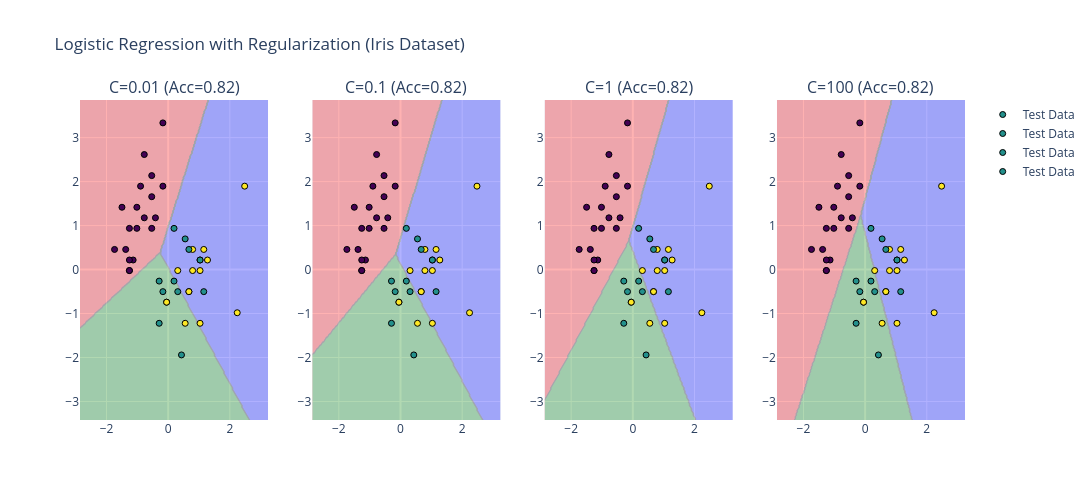

Source (notebook cell):
### Code cell
import plotly.express as px
import plotly.graph_objects as go
import numpy as np
import pandas as pd
from sklearn.datasets import load_iris
from sklearn.linear_model import LogisticRegression
from sklearn.preprocessing import StandardScaler
from sklearn.model_selection import train_test_split
from sklearn.metrics import accuracy_score
from plotly.subplots import make_subplots

# Load dataset
iris = load_iris()
X = iris.data[:, :2]  # Take only sepal length & width (2D for easy plotting)
y = iris.target

# Train-test split
X_train, X_test, y_train, y_test = train_test_split(X, y, test_size=0.3, random_state=42)

# Standardize features
scaler = StandardScaler()
X_train = scaler.fit_transform(X_train)
X_test = scaler.transform(X_test)

# Different regularization strengths (C is inverse of λ, smaller C = stronger regularization)
C_values = [0.01, 0.1, 1, 100]

results = []
xx, yy = np.meshgrid(np.linspace(X_train[:,0].min()-1, X_train[:,0].max()+1, 200),
                     np.linspace(X_train[:,1].min()-1, X_train[:,1].max()+1, 200))

# Train models with different C values
for C in C_values:
    clf = LogisticRegression(C=C, solver="lbfgs", multi_class="multinomial", max_iter=200)
    clf.fit(X_train, y_train)
    y_pred = clf.predict(X_test)
    acc = accuracy_score(y_test, y_pred)

    # Predict decision boundary
    Z = clf.predict(np.c_[xx.ravel(), yy.ravel()])
    Z = Z.reshape(xx.shape)

    results.append({
        "C": C,
        "accuracy": acc,
        "clf": clf,
        "xx": xx,
        "yy": yy,
        "Z": Z
    })

# Plot decision boundaries with Plotly
fig = make_subplots(rows=1, cols=len(C_values),
                    subplot_titles=[f"C={r['C']} (Acc={r['accuracy']:.2f})" for r in results])

colors = ['red', 'green', 'blue']
for i, res in enumerate(results):
    fig.add_trace(
        go.Contour(
            x=res["xx"][0],
            y=res["yy"][:,0],
            z=res["Z"],
            showscale=False,
            colorscale=[[0, colors[0]], [0.33, colors[0]], [0.34, colors[1]], [0.66, colors[1]], [0.67, colors[2]], [1, colors[2]]],
            opacity=0.3
        ),
        row=1, col=i+1
    )

    fig.add_trace(
        go.Scatter(
            x=X_test[:,0], y=X_test[:,1],
            mode='markers',
            marker=dict(color=y_test, colorscale='Viridis', line=dict(width=1, color="black")),
            name=f"Test Data"
        ),
        row=1, col=i+1
    )

fig.update_layout(title="Logistic Regression with Regularization (Iris Dataset)", height=500, width=1200)
fig.show()

### Figure 1 — Plotly figure (JSON) as saved in the notebook; plotly's stock layout.template omitted (floating-point values rounded to 4 significant figures; data arrays with more than 128 entries replaced by an {"elided": "..."} marker saying what was removed)
{"data": [{"colorscale": [[0, "red"], [0.33, "red"], [0.34, "green"], [0.66, "green"], [0.67, "blue"], [1, "blue"]], "opacity": 0.3, "showscale": false, "type": "contour", "x": {"elided": "200 float values"}, "xaxis": "x", "y": {"elided": "200 float values"}, "yaxis": "y", "z": {"elided": "200x200 int values"}}, {"marker": {"color": [1, 0, 2, 1, 1, 0, 1, 2, 1, 1, 2, 0, 0, 0, 0, 1, 2, 1, 1, 2, 0, 2, 0, 2, 2, 2, 2, 2, 0, 0, 0, 0, 1, 0, 0, 2, 1, 0, 0, 0, 2, 1, 1, 0, 0], "colorscale": [[0, "#440154"], [0.1111, "#482878"], [0.2222, "#3e4989"], [0.3333, "#31688e"], [0.4444, "#26828e"], [0.5556, "#1f9e89"], [0.6667, "#35b779"], [0.7778, "#6ece58"], [0.8889, "#b5de2b"], [1, "#fde725"]], "line": {"color": "black", "width": 1}}, "mode": "markers", "name": "Test Data", "type": "scatter", "x": [0.3101, -0.1723, 2.239, 0.1895, 1.154, -0.534, -0.2928, 1.275, 0.4306, -0.05168, 0.7924, -1.257, -0.4134, -1.137, -0.8957, 0.5512, 0.7924, -0.2928, -0.1723, 0.6718, -1.378, 0.3101, -1.016, 0.6718, 2.48, 1.034, 1.034, 1.154, -1.257, -1.257, -1.499, -0.1723, 1.034, -1.257, -1.74, 0.5512, 0.6718, -0.7752, -1.016, -0.7752, -0.05168, 0.1895, 1.034, -0.534, -0.534], "xaxis": "x", "y": [-0.5026, 1.896, -0.9823, -0.2627, -0.5026, 0.9366, -0.2627, 0.217, -1.942, -0.7424, 0.4569, -0.02284, 1.176, 0.217, 1.896, 0.6967, -0.02284, -1.222, -0.5026, -0.5026, 0.4569, -0.02284, 0.9366, -0.5026, 1.896, -0.02284, -1.222, 0.4569, -0.02284, 0.217, 1.416, 3.335, 0.217, 0.9366, 0.4569, -1.222, 0.4569, 1.176, 1.416, 2.616, -0.7424, 0.9366, 0.217, 2.136, 1.656], "yaxis": "y"}, {"colorscale": [[0, "red"], [0.33, "red"], [0.34, "green"], [0.66, "green"], [0.67, "blue"], [1, "blue"]], "opacity": 0.3, "showscale": false, "type": "contour", "x": {"elided": "200 float values"}, "xaxis": "x2", "y": {"elided": "200 float values"}, "yaxis": "y2", "z": {"elided": "200x200 int values"}}, {"marker": {"color": [1, 0, 2, 1, 1, 0, 1, 2, 1, 1, 2, 0, 0, 0, 0, 1, 2, 1, 1, 2, 0, 2, 0, 2, 2, 2, 2, 2, 0, 0, 0, 0, 1, 0, 0, 2, 1, 0, 0, 0, 2, 1, 1, 0, 0], "colorscale": [[0, "#440154"], [0.1111, "#482878"], [0.2222, "#3e4989"], [0.3333, "#31688e"], [0.4444, "#26828e"], [0.5556, "#1f9e89"], [0.6667, "#35b779"], [0.7778, "#6ece58"], [0.8889, "#b5de2b"], [1, "#fde725"]], "line": {"color": "black", "width": 1}}, "mode": "markers", "name": "Test Data", "type": "scatter", "x": [0.3101, -0.1723, 2.239, 0.1895, 1.154, -0.534, -0.2928, 1.275, 0.4306, -0.05168, 0.7924, -1.257, -0.4134, -1.137, -0.8957, 0.5512, 0.7924, -0.2928, -0.1723, 0.6718, -1.378, 0.3101, -1.016, 0.6718, 2.48, 1.034, 1.034, 1.154, -1.257, -1.257, -1.499, -0.1723, 1.034, -1.257, -1.74, 0.5512, 0.6718, -0.7752, -1.016, -0.7752, -0.05168, 0.1895, 1.034, -0.534, -0.534], "xaxis": "x2", "y": [-0.5026, 1.896, -0.9823, -0.2627, -0.5026, 0.9366, -0.2627, 0.217, -1.942, -0.7424, 0.4569, -0.02284, 1.176, 0.217, 1.896, 0.6967, -0.02284, -1.222, -0.5026, -0.5026, 0.4569, -0.02284, 0.9366, -0.5026, 1.896, -0.02284, -1.222, 0.4569, -0.02284, 0.217, 1.416, 3.335, 0.217, 0.9366, 0.4569, -1.222, 0.4569, 1.176, 1.416, 2.616, -0.7424, 0.9366, 0.217, 2.136, 1.656], "yaxis": "y2"}, {"colorscale": [[0, "red"], [0.33, "red"], [0.34, "green"], [0.66, "green"], [0.67, "blue"], [1, "blue"]], "opacity": 0.3, "showscale": false, "type": "contour", "x": {"elided": "200 float values"}, "xaxis": "x3", "y": {"elided": "200 float values"}, "yaxis": "y3", "z": {"elided": "200x200 int values"}}, {"marker": {"color": [1, 0, 2, 1, 1, 0, 1, 2, 1, 1, 2, 0, 0, 0, 0, 1, 2, 1, 1, 2, 0, 2, 0, 2, 2, 2, 2, 2, 0, 0, 0, 0, 1, 0, 0, 2, 1, 0, 0, 0, 2, 1, 1, 0, 0], "colorscale": [[0, "#440154"], [0.1111, "#482878"], [0.2222, "#3e4989"], [0.3333, "#31688e"], [0.4444, "#26828e"], [0.5556, "#1f9e89"], [0.6667, "#35b779"], [0.7778, "#6ece58"], [0.8889, "#b5de2b"], [1, "#fde725"]], "line": {"color": "black", "width": 1}}, "mode": "markers", "name": "Test Data", "type": "scatter", "x": [0.3101, -0.1723, 2.239, 0.1895, 1.154, -0.534, -0.2928, 1.275, 0.4306, -0.05168, 0.7924, -1.257, -0.4134, -1.137, -0.8957, 0.5512, 0.7924, -0.2928, -0.1723, 0.6718, -1.378, 0.3101, -1.016, 0.6718, 2.48, 1.034, 1.034, 1.154, -1.257, -1.257, -1.499, -0.1723, 1.034, -1.257, -1.74, 0.5512, 0.6718, -0.7752, -1.016, -0.7752, -0.05168, 0.1895, 1.034, -0.534, -0.534], "xaxis": "x3", "y": [-0.5026, 1.896, -0.9823, -0.2627, -0.5026, 0.9366, -0.2627, 0.217, -1.942, -0.7424, 0.4569, -0.02284, 1.176, 0.217, 1.896, 0.6967, -0.02284, -1.222, -0.5026, -0.5026, 0.4569, -0.02284, 0.9366, -0.5026, 1.896, -0.02284, -1.222, 0.4569, -0.02284, 0.217, 1.416, 3.335, 0.217, 0.9366, 0.4569, -1.222, 0.4569, 1.176, 1.416, 2.616, -0.7424, 0.9366, 0.217, 2.136, 1.656], "yaxis": "y3"}, {"colorscale": [[0, "red"], [0.33, "red"], [0.34, "green"], [0.66, "green"], [0.67, "blue"], [1, "blue"]], "opacity": 0.3, "showscale": false, "type": "contour", "x": {"elided": "200 float values"}, "xaxis": "x4", "y": {"elided": "200 float values"}, "yaxis": "y4", "z": {"elided": "200x200 int values"}}, {"marker": {"color": [1, 0, 2, 1, 1, 0, 1, 2, 1, 1, 2, 0, 0, 0, 0, 1, 2, 1, 1, 2, 0, 2, 0, 2, 2, 2, 2, 2, 0, 0, 0, 0, 1, 0, 0, 2, 1, 0, 0, 0, 2, 1, 1, 0, 0], "colorscale": [[0, "#440154"], [0.1111, "#482878"], [0.2222, "#3e4989"], [0.3333, "#31688e"], [0.4444, "#26828e"], [0.5556, "#1f9e89"], [0.6667, "#35b779"], [0.7778, "#6ece58"], [0.8889, "#b5de2b"], [1, "#fde725"]], "line": {"color": "black", "width": 1}}, "mode": "markers", "name": "Test Data", "type": "scatter", "x": [0.3101, -0.1723, 2.239, 0.1895, 1.154, -0.534, -0.2928, 1.275, 0.4306, -0.05168, 0.7924, -1.257, -0.4134, -1.137, -0.8957, 0.5512, 0.7924, -0.2928, -0.1723, 0.6718, -1.378, 0.3101, -1.016, 0.6718, 2.48, 1.034, 1.034, 1.154, -1.257, -1.257, -1.499, -0.1723, 1.034, -1.257, -1.74, 0.5512, 0.6718, -0.7752, -1.016, -0.7752, -0.05168, 0.1895, 1.034, -0.534, -0.534], "xaxis": "x4", "y": [-0.5026, 1.896, -0.9823, -0.2627, -0.5026, 0.9366, -0.2627, 0.217, -1.942, -0.7424, 0.4569, -0.02284, 1.176, 0.217, 1.896, 0.6967, -0.02284, -1.222, -0.5026, -0.5026, 0.4569, -0.02284, 0.9366, -0.5026, 1.896, -0.02284, -1.222, 0.4569, -0.02284, 0.217, 1.416, 3.335, 0.217, 0.9366, 0.4569, -1.222, 0.4569, 1.176, 1.416, 2.616, -0.7424, 0.9366, 0.217, 2.136, 1.656], "yaxis": "y4"}], "layout": {"annotations": [{"font": {"size": 16}, "showarrow": false, "text": "C=0.01 (Acc=0.82)", "x": 0.1062, "xanchor": "center", "xref": "paper", "y": 1, "yanchor": "bottom", "yref": "paper"}, {"font": {"size": 16}, "showarrow": false, "text": "C=0.1 (Acc=0.82)", "x": 0.3688, "xanchor": "center", "xref": "paper", "y": 1, "yanchor": "bottom", "yref": "paper"}, {"font": {"size": 16}, "showarrow": false, "text": "C=1 (Acc=0.82)", "x": 0.6313, "xanchor": "center", "xref": "paper", "y": 1, "yanchor": "bottom", "yref": "paper"}, {"font": {"size": 16}, "showarrow": false, "text": "C=100 (Acc=0.82)", "x": 0.8938, "xanchor": "center", "xref": "paper", "y": 1, "yanchor": "bottom", "yref": "paper"}], "height": 500, "title": {"text": "Logistic Regression with Regularization (Iris Dataset)"}, "width": 1200, "xaxis": {"anchor": "y", "domain": [0, 0.2125]}, "xaxis2": {"anchor": "y2", "domain": [0.2625, 0.475]}, "xaxis3": {"anchor": "y3", "domain": [0.525, 0.7375]}, "xaxis4": {"anchor": "y4", "domain": [0.7875, 1]}, "yaxis": {"anchor": "x", "domain": [0, 1]}, "yaxis2": {"anchor": "x2", "domain": [0, 1]}, "yaxis3": {"anchor": "x3", "domain": [0, 1]}, "yaxis4": {"anchor": "x4", "domain": [0, 1]}}}
